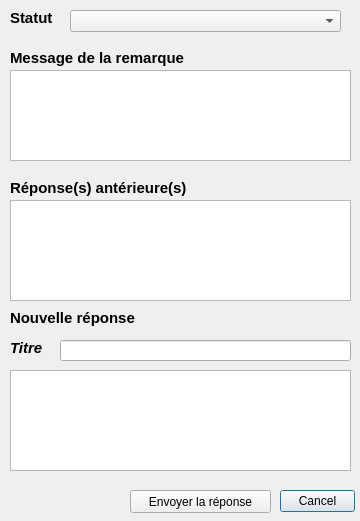
<?xml version="1.0" encoding="UTF-8"?>
<ui version="4.0">
 <class>addResponse</class>
 <widget class="QDialog" name="addResponse">
  <property name="geometry">
   <rect>
    <x>0</x>
    <y>0</y>
    <width>360</width>
    <height>521</height>
   </rect>
  </property>
  <property name="windowTitle">
   <string>Espace Collaboratif : Ajout d'une nouvelle réponse</string>
  </property>
  <property name="windowIcon">
   <iconset resource="resources.qrc">
    <normaloff>:/plugins/RipartPlugin/images/ign.png</normaloff>:/plugins/RipartPlugin/images/ign.png</iconset>
  </property>
  <widget class="QDialogButtonBox" name="btnCancel">
   <property name="geometry">
    <rect>
     <x>280</x>
     <y>490</y>
     <width>75</width>
     <height>23</height>
    </rect>
   </property>
   <property name="orientation">
    <enum>Qt::Horizontal</enum>
   </property>
   <property name="standardButtons">
    <set>QDialogButtonBox::Cancel</set>
   </property>
   <property name="centerButtons">
    <bool>false</bool>
   </property>
  </widget>
  <widget class="QPushButton" name="btnSend">
   <property name="geometry">
    <rect>
     <x>130</x>
     <y>490</y>
     <width>141</width>
     <height>23</height>
    </rect>
   </property>
   <property name="text">
    <string>Envoyer la réponse</string>
   </property>
  </widget>
  <widget class="QLabel" name="lblStatut">
   <property name="geometry">
    <rect>
     <x>10</x>
     <y>10</y>
     <width>61</width>
     <height>16</height>
    </rect>
   </property>
   <property name="font">
    <font>
     <pointsize>11</pointsize>
     <weight>75</weight>
     <bold>true</bold>
    </font>
   </property>
   <property name="text">
    <string>Statut</string>
   </property>
  </widget>
  <widget class="QComboBox" name="cboxStatut">
   <property name="geometry">
    <rect>
     <x>70</x>
     <y>10</y>
     <width>271</width>
     <height>22</height>
    </rect>
   </property>
  </widget>
  <widget class="QLabel" name="lblMessage">
   <property name="geometry">
    <rect>
     <x>10</x>
     <y>50</y>
     <width>331</width>
     <height>16</height>
    </rect>
   </property>
   <property name="font">
    <font>
     <pointsize>11</pointsize>
     <weight>75</weight>
     <bold>true</bold>
    </font>
   </property>
   <property name="text">
    <string>Message de la remarque</string>
   </property>
  </widget>
  <widget class="QTextBrowser" name="textMessage">
   <property name="geometry">
    <rect>
     <x>10</x>
     <y>70</y>
     <width>341</width>
     <height>91</height>
    </rect>
   </property>
   <property name="font">
    <font>
     <pointsize>8</pointsize>
    </font>
   </property>
  </widget>
  <widget class="QLabel" name="lblOldResponse">
   <property name="geometry">
    <rect>
     <x>10</x>
     <y>180</y>
     <width>331</width>
     <height>16</height>
    </rect>
   </property>
   <property name="font">
    <font>
     <pointsize>11</pointsize>
     <weight>75</weight>
     <bold>true</bold>
    </font>
   </property>
   <property name="text">
    <string>Réponse(s) antérieure(s)</string>
   </property>
  </widget>
  <widget class="QTextBrowser" name="textOldRep">
   <property name="geometry">
    <rect>
     <x>10</x>
     <y>200</y>
     <width>341</width>
     <height>101</height>
    </rect>
   </property>
   <property name="font">
    <font>
     <pointsize>8</pointsize>
    </font>
   </property>
  </widget>
  <widget class="QLabel" name="lblNewResponse">
   <property name="geometry">
    <rect>
     <x>10</x>
     <y>310</y>
     <width>331</width>
     <height>16</height>
    </rect>
   </property>
   <property name="font">
    <font>
     <pointsize>11</pointsize>
     <weight>75</weight>
     <bold>true</bold>
    </font>
   </property>
   <property name="text">
    <string>Nouvelle réponse</string>
   </property>
  </widget>
  <widget class="QTextBrowser" name="textNewRep">
   <property name="geometry">
    <rect>
     <x>10</x>
     <y>370</y>
     <width>341</width>
     <height>101</height>
    </rect>
   </property>
   <property name="font">
    <font>
     <pointsize>8</pointsize>
    </font>
   </property>
   <property name="readOnly">
    <bool>false</bool>
   </property>
  </widget>
  <widget class="QLabel" name="lblTitre">
   <property name="geometry">
    <rect>
     <x>10</x>
     <y>340</y>
     <width>51</width>
     <height>16</height>
    </rect>
   </property>
   <property name="font">
    <font>
     <pointsize>11</pointsize>
     <weight>75</weight>
     <italic>true</italic>
     <bold>true</bold>
    </font>
   </property>
   <property name="text">
    <string>Titre</string>
   </property>
  </widget>
  <widget class="QLineEdit" name="textTitre">
   <property name="geometry">
    <rect>
     <x>60</x>
     <y>340</y>
     <width>291</width>
     <height>21</height>
    </rect>
   </property>
  </widget>
 </widget>

 <connections>
  <connection>
   <sender>btnCancel</sender>
   <signal>accepted()</signal>
   <receiver>addResponse</receiver>
   <slot>accept()</slot>
   <hints>
    <hint type="sourcelabel">
     <x>248</x>
     <y>254</y>
    </hint>
    <hint type="destinationlabel">
     <x>157</x>
     <y>274</y>
    </hint>
   </hints>
  </connection>
  <connection>
   <sender>btnCancel</sender>
   <signal>rejected()</signal>
   <receiver>addResponse</receiver>
   <slot>reject()</slot>
   <hints>
    <hint type="sourcelabel">
     <x>316</x>
     <y>260</y>
    </hint>
    <hint type="destinationlabel">
     <x>286</x>
     <y>274</y>
    </hint>
   </hints>
  </connection>
 </connections>
</ui>
